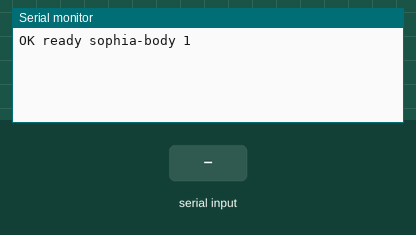
This sketch was run on a simulated Arduino Uno, built with avr-gcc and run on an emulated ATmega328P. On the bench: the last lines printed to the serial monitor. The inputs (shaded band) are chosen by the test bench.

Above: at 1.2 s.
1.3 s: "90,45,200\n" received over Serial
At 1.6 s:
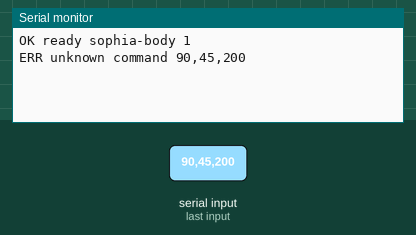
2.8 s: "90,45\n" received over Serial
At 4.0 s:
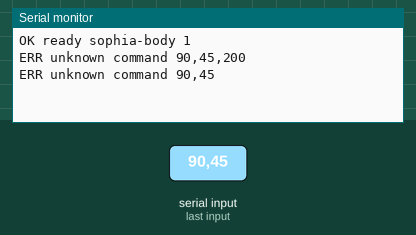
4.3 s: "0\n" received over Serial
At 5.1 s:
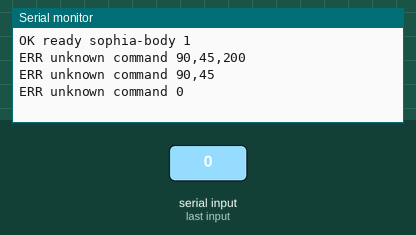

The sketch:

sophia_body.ino
```cpp
/*
 * sophia_body - generic firmware for Sophia's body.
 *
 * The point of this sketch is that you never edit it.
 *
 * Every pin, every sensor and every output is described in ../../devices.json.
 * A generator turns that into devices.h, which is the only file that changes
 * when you wire something new up. This file is the part that stays the same
 * forever: it reads the table, sets the pins up, and answers questions about
 * them over the USB cable.
 *
 * No libraries, on purpose. It compiles as-is on an ESP32 and on an Arduino Uno
 * with nothing installed, because "install these four libraries first" is where
 * hardware projects usually die.
 *
 * The protocol is plain text, one command per line, so you can test the whole
 * board by hand in the Arduino IDE's Serial Monitor before Sophia ever touches
 * it. Set the monitor to 115200 baud and Newline, then type:
 *
 *   PING                 -> OK pong sophia-body 1
 *   LIST                 -> one OK line per device
 *   GET room_temp        -> OK room_temp=23.40
 *   SET desk_lamp 1      -> OK desk_lamp=1
 *   SET status_led 128   -> OK status_led=128
 *
 * If that works in the Serial Monitor, it will work from Sophia. If it does not,
 * the problem is the wiring or devices.json, and you have found that out without
 * anything else being involved.
 */

#include "devices.h"

// ---------------------------------------------------------------------------
// Device table plumbing
//
// devices.h defines DEVICE_COUNT and the `devices` array. Everything below is
// generic over that array and has no knowledge of what is actually plugged in.
// ---------------------------------------------------------------------------

// Last written value for each output, so GET on an output reports what it is
// currently set to rather than reading the pin back (reading an output pin is
// unreliable across boards).
static long lastWritten[DEVICE_COUNT > 0 ? DEVICE_COUNT : 1];

static int findDevice(const char *name) {
  for (int i = 0; i < DEVICE_COUNT; i++) {
    if (strcmp(devices[i].name, name) == 0) return i;
  }
  return -1;
}

static const char *typeName(uint8_t t) {
  switch (t) {
    case DEV_DIGITAL_OUT: return "digital_out";
    case DEV_DIGITAL_IN:  return "digital_in";
    case DEV_ANALOG_IN:   return "analog_in";
    case DEV_PWM_OUT:     return "pwm_out";
    case DEV_ULTRASONIC:  return "ultrasonic";
  }
  return "unknown";
}

// ---------------------------------------------------------------------------
// Reading
// ---------------------------------------------------------------------------

/*
 * Distance in centimetres from an HC-SR04 style sensor.
 *
 * Pure timing, no library. The 25ms timeout is deliberate: that is a little over
 * the sensor's 4m range, and without it a missing or unplugged sensor blocks the
 * whole board for a second on every read. Returns -1 for no echo, which is
 * honest — out of range and not connected genuinely are the same signal here.
 */
static float readUltrasonic(uint8_t trig, uint8_t echo) {
  digitalWrite(trig, LOW);
  delayMicroseconds(2);
  digitalWrite(trig, HIGH);
  delayMicroseconds(10);
  digitalWrite(trig, LOW);

  unsigned long us = pulseIn(echo, HIGH, 25000UL);
  if (us == 0) return -1.0f;
  // Speed of sound is ~0.0343 cm/us, halved for the round trip.
  return (float)us * 0.01715f;
}

static bool readDevice(int i, float *out) {
  const Device &d = devices[i];
  switch (d.type) {
    case DEV_DIGITAL_IN: {
      int raw = digitalRead(d.pin);
      if (d.invert) raw = !raw;
      *out = (float)raw;
      return true;
    }
    case DEV_ANALOG_IN: {
      long raw = analogRead(d.pin);
      *out = (float)raw * d.scale + d.offset;
      return true;
    }
    case DEV_ULTRASONIC: {
      *out = readUltrasonic(d.pin, d.pin2);
      return true;
    }
    case DEV_DIGITAL_OUT:
    case DEV_PWM_OUT:
      *out = (float)lastWritten[i];
      return true;
  }
  return false;
}

// ---------------------------------------------------------------------------
// Writing
// ---------------------------------------------------------------------------

static bool writeDevice(int i, long value) {
  const Device &d = devices[i];
  switch (d.type) {
    case DEV_DIGITAL_OUT: {
      long v = value != 0 ? 1 : 0;
      lastWritten[i] = v;
      digitalWrite(d.pin, (d.invert ? !v : v) ? HIGH : LOW);
      return true;
    }
    case DEV_PWM_OUT: {
      long v = value;
      if (v < 0) v = 0;
      if (v > 255) v = 255;
      lastWritten[i] = v;
      analogWrite(d.pin, (int)(d.invert ? 255 - v : v));
      return true;
    }
    default:
      // Inputs are not writable. Saying so is better than silently doing nothing.
      return false;
  }
}

// ---------------------------------------------------------------------------
// Command handling
// ---------------------------------------------------------------------------

static void cmdList() {
  for (int i = 0; i < DEVICE_COUNT; i++) {
    Serial.print(F("OK name="));
    Serial.print(devices[i].name);
    Serial.print(F(" type="));
    Serial.print(typeName(devices[i].type));
    Serial.print(F(" pin="));
    Serial.print(devices[i].pin);
    if (devices[i].type == DEV_ULTRASONIC) {
      Serial.print(F(" pin2="));
      Serial.print(devices[i].pin2);
    }
    Serial.print(F(" about="));
    Serial.println(devices[i].about);
  }
  Serial.print(F("OK count="));
  Serial.println(DEVICE_COUNT);
}

static void cmdGet(const char *name) {
  int i = findDevice(name);
  if (i < 0) {
    Serial.print(F("ERR unknown device "));
    Serial.println(name);
    return;
  }
  float value = 0;
  if (!readDevice(i, &value)) {
    Serial.print(F("ERR cannot read "));
    Serial.println(name);
    return;
  }
  Serial.print(F("OK "));
  Serial.print(name);
  Serial.print('=');
  Serial.println(value, 2);
}

static void cmdSet(const char *name, const char *valueText) {
  int i = findDevice(name);
  if (i < 0) {
    Serial.print(F("ERR unknown device "));
    Serial.println(name);
    return;
  }
  // Accept the words a person would actually use as well as numbers, because
  // "SET desk_lamp on" is what anyone types the first time.
  long value;
  if (strcasecmp(valueText, "on") == 0 || strcasecmp(valueText, "true") == 0) value = 1;
  else if (strcasecmp(valueText, "off") == 0 || strcasecmp(valueText, "false") == 0) value = 0;
  else value = atol(valueText);

  if (!writeDevice(i, value)) {
    Serial.print(F("ERR not writable "));
    Serial.println(name);
    return;
  }
  Serial.print(F("OK "));
  Serial.print(name);
  Serial.print('=');
  Serial.println(lastWritten[i]);
}

static void handleLine(char *line) {
  // Split into at most three whitespace-separated words in place.
  char *verb = strtok(line, " \t");
  if (!verb || !*verb) return;
  char *arg1 = strtok(NULL, " \t");
  char *arg2 = strtok(NULL, " \t");

  if (strcasecmp(verb, "PING") == 0) {
    Serial.println(F("OK pong sophia-body 1"));
  } else if (strcasecmp(verb, "LIST") == 0) {
    cmdList();
  } else if (strcasecmp(verb, "GET") == 0) {
    if (arg1) cmdGet(arg1);
    else Serial.println(F("ERR usage GET <name>"));
  } else if (strcasecmp(verb, "SET") == 0) {
    if (arg1 && arg2) cmdSet(arg1, arg2);
    else Serial.println(F("ERR usage SET <name> <value>"));
  } else {
    Serial.print(F("ERR unknown command "));
    Serial.println(verb);
  }
}

// ---------------------------------------------------------------------------

void setup() {
  Serial.begin(SOPHIA_BAUD);

  for (int i = 0; i < DEVICE_COUNT; i++) {
    const Device &d = devices[i];
    switch (d.type) {
      case DEV_DIGITAL_OUT:
      case DEV_PWM_OUT:
        pinMode(d.pin, OUTPUT);
        lastWritten[i] = 0;
        // Start every output off, including inverted ones. A relay board that
        // energises on boot is how you find out the hard way that active-low is
        // a real thing.
        writeDevice(i, 0);
        break;
      case DEV_DIGITAL_IN:
        // Pull-up rather than plain INPUT: it means a bare button wired to
        // ground works with no extra resistor, which is the common case.
        pinMode(d.pin, d.invert ? INPUT_PULLUP : INPUT);
        break;
      case DEV_ANALOG_IN:
        break;
      case DEV_ULTRASONIC:
        pinMode(d.pin, OUTPUT);
        pinMode(d.pin2, INPUT);
        break;
    }
  }

  Serial.println(F("OK ready sophia-body 1"));
}

void loop() {
  static char buf[96];
  static uint8_t len = 0;

  while (Serial.available()) {
    char c = (char)Serial.read();
    if (c == '\r') continue;
    if (c == '\n') {
      buf[len] = '\0';
      if (len > 0) handleLine(buf);
      len = 0;
      continue;
    }
    // Overlong lines are dropped rather than truncated and acted on, because a
    // half-read SET is worse than no SET.
    if (len < sizeof(buf) - 1) buf[len++] = c;
    else len = 0;
  }
}
```

devices.h
```cpp
/*
 * devices.h - GENERATED FILE, DO NOT EDIT.
 *
 * Produced from Hardware/devices.json by tools/generate_firmware_config.py.
 * Anything you type in here is lost the next time that runs. Edit devices.json.
 */

#ifndef SOPHIA_DEVICES_H
#define SOPHIA_DEVICES_H

#include <Arduino.h>

#define SOPHIA_BAUD 115200

#define DEV_DIGITAL_OUT 0
#define DEV_DIGITAL_IN  1
#define DEV_ANALOG_IN   2
#define DEV_PWM_OUT     3
#define DEV_ULTRASONIC  4

struct Device {
  const char *name;
  uint8_t type;
  uint8_t pin;
  uint8_t pin2;
  bool invert;
  float scale;
  float offset;
  const char *about;
};

#define DEVICE_COUNT 0

static const Device devices[1] = {
  { "", 0, 0, 0, false, 1.0f, 0.0f, "" }, // placeholder, DEVICE_COUNT is 0
};

#endif
```

Measured:
- after the input at 1.3 s, the serial monitor: prints a new line at once (image 1)
- after the input at 2.8 s, the serial monitor: prints a new line at once (image 2)
- after the input at 4.3 s, the serial monitor: prints a new line at once (image 3)
